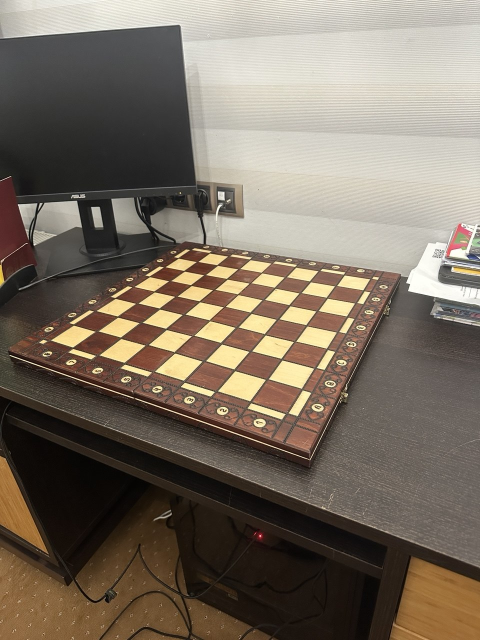
#> input picture results/from_camera_check/photo_10_2026-10-23_00-21-19.jpg, 960 x 1280 px (shown at 1/2 size); its folder holds 4 pictures in this run
$ python calibrate.py
#> lines starting #> are read from the running program, lines starting #| are printed output that depends on the picture
import glob
import json
import os

import cv2
import numpy as np

IMG_DIR = "data/calibration/from_camera_check"
PATTERN = (7, 7)
SQUARE_MM = 52.0
LONG_SIDE = 960
OUT_JSON = "results/calib_iphone_960.json"

objp = np.zeros((PATTERN[0] * PATTERN[1], 3), np.float32)
objp[:, :2] = np.mgrid[0:PATTERN[0], 0:PATTERN[1]].T.reshape(-1, 2) * SQUARE_MM
criteria = (cv2.TERM_CRITERIA_EPS + cv2.TERM_CRITERIA_MAX_ITER, 30, 0.001)

objpoints, imgpoints, used = [], [], []
size = None

for p in sorted(glob.glob(os.path.join(IMG_DIR, "*.*"))):
    img = cv2.imread(p)
#> img is the input picture: shape (1280, 960, 3); mean B, G, R 98.2, 111.6, 122.9
    if img is None:
        continue
    h, w = img.shape[:2]
#> h = 1280; w = 960
    s = LONG_SIDE / max(h, w)
#> s = 0.75
    new_size = (round(w * s), round(h * s))
#> new_size = (720, 960)
    if size is None:
        size = new_size
#> size = (720, 960)
    elif new_size != size:
        print(f"missed; another size of photo {new_size}): {os.path.basename(p)}")
        continue

    gray = cv2.cvtColor(img, cv2.COLOR_BGR2GRAY)
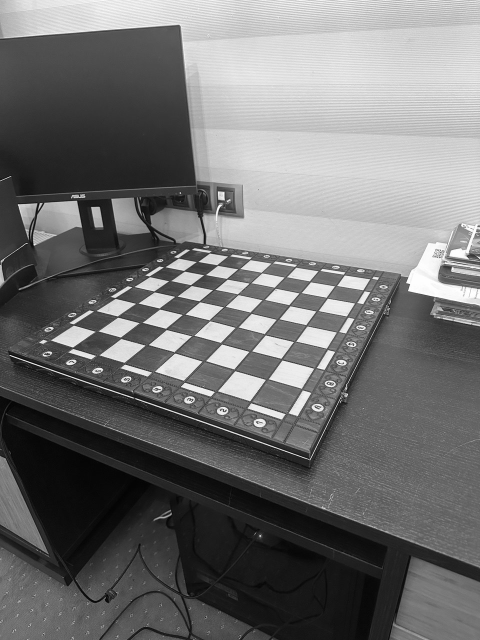
#> gray: shape (1280, 960) (shown at 1/2 size); min 0, max 255, mean 113.4
    found, corners = cv2.findChessboardCorners(
        gray, PATTERN, cv2.CALIB_CB_ADAPTIVE_THRESH | cv2.CALIB_CB_NORMALIZE_IMAGE)
#> found = False; corners = None
    if not found:
        print(f"angles not found: {os.path.basename(p)}")
        continue

    corners = cv2.cornerSubPix(gray, corners, (11, 11), (-1, -1), criteria)
    objpoints.append(objp)
    imgpoints.append((corners * s).astype(np.float32))
    used.append(os.path.basename(p))
#> pass 2 of the loop `for p in sorted(glob.glob(os.path.join(IMG_DIR, "*.*"))):`:
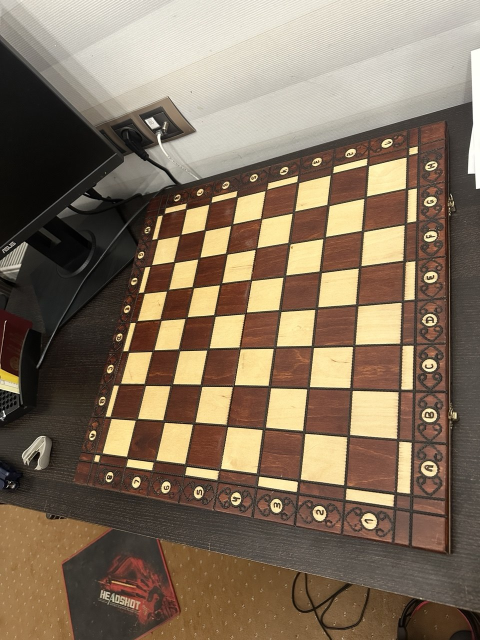
#> input picture results/from_camera_check/photo_11_2026-10-23_00-21-19.jpg, 960 x 1280 px (shown at 1/2 size)
#> img is the input picture: shape (1280, 960, 3); mean B, G, R 93.1, 113.1, 130.7
#> `gray = cv2.cvtColor(img, cv2.COLOR_BGR2GRAY)`:
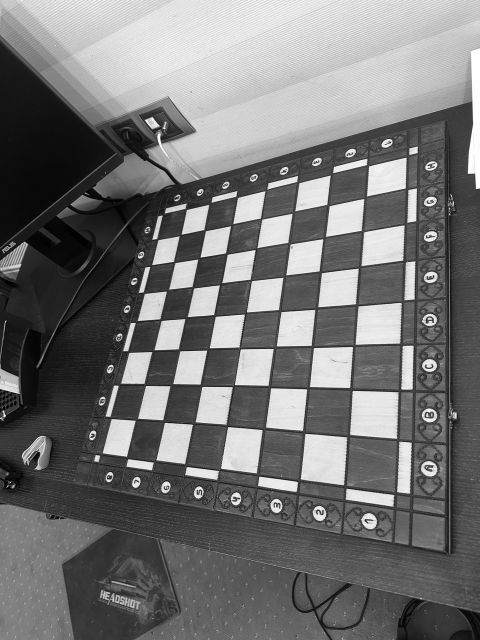
#> gray: shape (1280, 960) (shown at 1/2 size); min 0, max 255, mean 116.1
#> pass 3 of the loop `for p in sorted(glob.glob(os.path.join(IMG_DIR, "*.*"))):`:
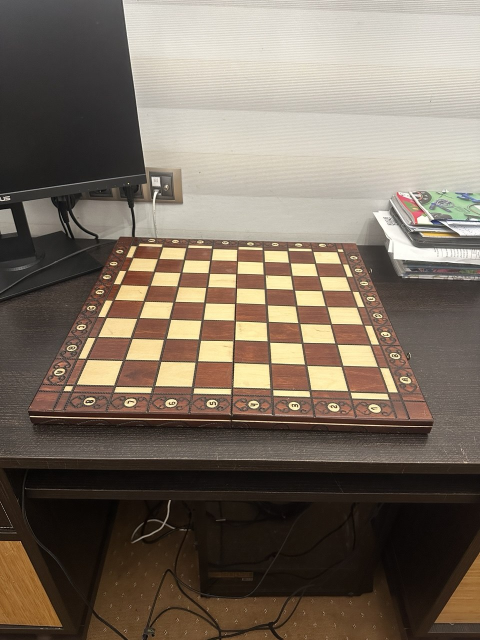
#> input picture results/from_camera_check/photo_12_2026-10-23_00-21-19.jpg, 960 x 1280 px (shown at 1/2 size)
#> img is the input picture: shape (1280, 960, 3); mean B, G, R 95.7, 109.2, 121.5
#> `gray = cv2.cvtColor(img, cv2.COLOR_BGR2GRAY)`:
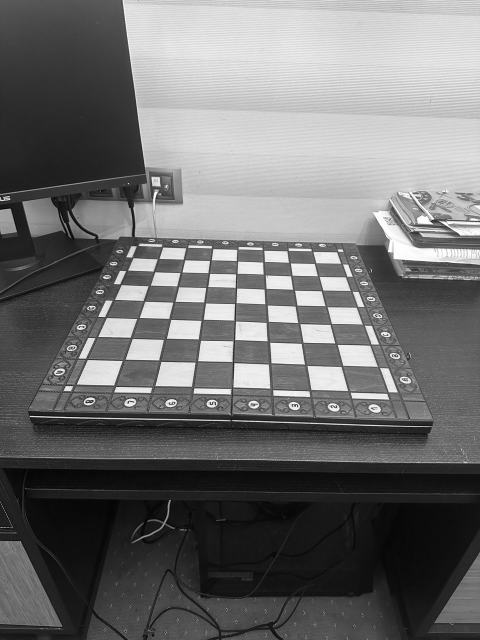
#> gray: shape (1280, 960) (shown at 1/2 size); min 0, max 255, mean 111.3
#> corners = 44 rows, first 8: [347, 632], [316.5, 517.5], [308, 544.5], [368.5, 519], [362.5, 545], [299, 571.5], [380, 502], [400, 503]
#> the loop made 4 passes; the first 3 are shown

print(f"\nphotos used: {len(used)}, size: {size}")
if len(used) < 10:
#> (the run stopped early here; a loop or call above may not have finished)
